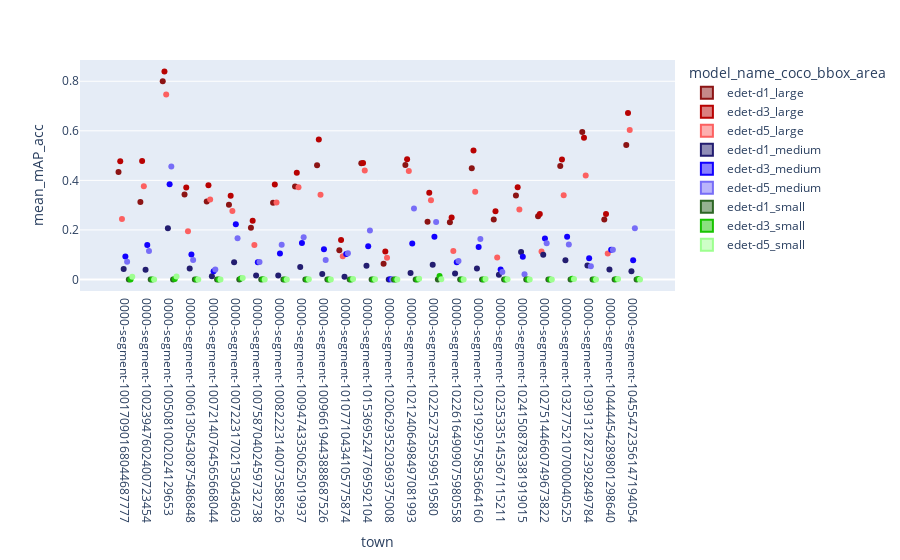

The notebook cell this image was saved under:
### Code cell
import plotly.express as px

df = df.sort_values(by=["town", "coco_metric"])
fig = px.violin(df.loc[((df["model_name"] == "edet-d1") | (df["model_name"] == "edet-d3") | (df["model_name"] == "edet-d5")) & (df["coco_AP-AR"] == "AP") & (df["coco_bbox_area"] != "all") & (df["resolution"] == "(1080, 1920)") & (df["coco_max_det"] == "100") & (df["coco_iou"] == "0.50:0.95")],
                y="mean_mAP_acc", x="town", color="model_name_coco_bbox_area", box=True, points="all", hover_data=["model_name", "resolution", "mean_lat", "mean_mAP_acc", "coco_metric", "run_name", "index"],
                category_orders={"model_name_coco_bbox_area": 
                                 ['edet-d1_large', 'edet-d3_large', 'edet-d5_large', 'edet-d1_medium', 'edet-d3_medium', 'edet-d5_medium', 'edet-d1_small', 'edet-d3_small', 'edet-d5_small']
                                },
                color_discrete_sequence=["#8c1414", "#b80202", "#fc6060", "#231d70", "#1200ff", "#776df7", "#2d6625", "#18c400", "#9dff8f"]
               )
fig.show()

### Figure 1 — Plotly figure (JSON) as saved in the notebook; plotly's stock layout.template omitted (floating-point values rounded to 4 significant figures; data arrays with more than 128 entries replaced by an {"elided": "..."} marker saying what was removed)
{"data": [{"alignmentgroup": "True", "box": {"visible": true}, "customdata": {"elided": "24x7 mixed values"}, "hovertemplate": "model_name_coco_bbox_area=edet-d1_large<br>town=%{x}<br>mean_mAP_acc=%{customdata[3]}<br>model_name=%{customdata[0]}<br>resolution=%{customdata[1]}<br>mean_lat=%{customdata[2]}<br>coco_metric=%{customdata[4]}<br>run_name=%{customdata[5]}<br>index=%{customdata[6]}<extra></extra>", "legendgroup": "edet-d1_large", "marker": {"color": "#8c1414"}, "name": "edet-d1_large", "offsetgroup": "edet-d1_large", "orientation": "v", "points": "all", "scalegroup": "True", "showlegend": true, "type": "violin", "x": ["0000-segment-10017090168044687777", "0000-segment-10023947602400723454", "0000-segment-1005081002024129653", "0000-segment-10061305430875486848", "0000-segment-10072140764565668044", "0000-segment-10072231702153043603", "0000-segment-10075870402459732738", "0000-segment-10082223140073588526", "0000-segment-10094743350625019937", "0000-segment-10096619443888687526", "0000-segment-10107710434105775874", "0000-segment-10153695247769592104", "0000-segment-10206293520369375008", "0000-segment-10212406498497081993", "0000-segment-1022527355599519580", "0000-segment-10226164909075980558", "0000-segment-10231929575853664160", "0000-segment-10235335145367115211", "0000-segment-10241508783381919015", "0000-segment-10275144660749673822", "0000-segment-10327752107000040525", "0000-segment-10391312872392849784", "0000-segment-10444454289801298640", "0000-segment-10455472356147194054"], "x0": " ", "xaxis": "x", "y": [0.4336, 0.3126, 0.8001, 0.3428, 0.3144, 0.3014, 0.2082, 0.3093, 0.375, 0.4608, 0.1178, 0.4692, 0.06382, 0.4623, 0.2325, 0.2309, 0.4488, 0.2422, 0.3385, 0.2551, 0.4582, 0.5955, 0.2415, 0.5429], "y0": " ", "yaxis": "y"}, {"alignmentgroup": "True", "box": {"visible": true}, "customdata": {"elided": "24x7 mixed values"}, "hovertemplate": "model_name_coco_bbox_area=edet-d3_large<br>town=%{x}<br>mean_mAP_acc=%{customdata[3]}<br>model_name=%{customdata[0]}<br>resolution=%{customdata[1]}<br>mean_lat=%{customdata[2]}<br>coco_metric=%{customdata[4]}<br>run_name=%{customdata[5]}<br>index=%{customdata[6]}<extra></extra>", "legendgroup": "edet-d3_large", "marker": {"color": "#b80202"}, "name": "edet-d3_large", "offsetgroup": "edet-d3_large", "orientation": "v", "points": "all", "scalegroup": "True", "showlegend": true, "type": "violin", "x": ["0000-segment-10017090168044687777", "0000-segment-10023947602400723454", "0000-segment-1005081002024129653", "0000-segment-10061305430875486848", "0000-segment-10072140764565668044", "0000-segment-10072231702153043603", "0000-segment-10075870402459732738", "0000-segment-10082223140073588526", "0000-segment-10094743350625019937", "0000-segment-10096619443888687526", "0000-segment-10107710434105775874", "0000-segment-10153695247769592104", "0000-segment-10206293520369375008", "0000-segment-10212406498497081993", "0000-segment-1022527355599519580", "0000-segment-10226164909075980558", "0000-segment-10231929575853664160", "0000-segment-10235335145367115211", "0000-segment-10241508783381919015", "0000-segment-10275144660749673822", "0000-segment-10327752107000040525", "0000-segment-10391312872392849784", "0000-segment-10444454289801298640", "0000-segment-10455472356147194054"], "x0": " ", "xaxis": "x", "y": [0.4768, 0.4784, 0.8392, 0.3715, 0.3805, 0.3375, 0.237, 0.3838, 0.4304, 0.5652, 0.1597, 0.4696, 0.1128, 0.4852, 0.3502, 0.2497, 0.5207, 0.2755, 0.3725, 0.2641, 0.4841, 0.5725, 0.2646, 0.6723], "y0": " ", "yaxis": "y"}, {"alignmentgroup": "True", "box": {"visible": true}, "customdata": {"elided": "24x7 mixed values"}, "hovertemplate": "model_name_coco_bbox_area=edet-d5_large<br>town=%{x}<br>mean_mAP_acc=%{customdata[3]}<br>model_name=%{customdata[0]}<br>resolution=%{customdata[1]}<br>mean_lat=%{customdata[2]}<br>coco_metric=%{customdata[4]}<br>run_name=%{customdata[5]}<br>index=%{customdata[6]}<extra></extra>", "legendgroup": "edet-d5_large", "marker": {"color": "#fc6060"}, "name": "edet-d5_large", "offsetgroup": "edet-d5_large", "orientation": "v", "points": "all", "scalegroup": "True", "showlegend": true, "type": "violin", "x": ["0000-segment-10017090168044687777", "0000-segment-10023947602400723454", "0000-segment-1005081002024129653", "0000-segment-10061305430875486848", "0000-segment-10072140764565668044", "0000-segment-10072231702153043603", "0000-segment-10075870402459732738", "0000-segment-10082223140073588526", "0000-segment-10094743350625019937", "0000-segment-10096619443888687526", "0000-segment-10107710434105775874", "0000-segment-10153695247769592104", "0000-segment-10206293520369375008", "0000-segment-10212406498497081993", "0000-segment-1022527355599519580", "0000-segment-10226164909075980558", "0000-segment-10231929575853664160", "0000-segment-10235335145367115211", "0000-segment-10241508783381919015", "0000-segment-10275144660749673822", "0000-segment-10327752107000040525", "0000-segment-10391312872392849784", "0000-segment-10444454289801298640", "0000-segment-10455472356147194054"], "x0": " ", "xaxis": "x", "y": [0.2443, 0.3764, 0.747, 0.1949, 0.3231, 0.2759, 0.1391, 0.3104, 0.372, 0.3421, 0.09333, 0.4396, 0.08754, 0.4377, 0.32, 0.1147, 0.3539, 0.08872, 0.2819, 0.1133, 0.34, 0.4194, 0.105, 0.6032], "y0": " ", "yaxis": "y"}, {"alignmentgroup": "True", "box": {"visible": true}, "customdata": {"elided": "24x7 mixed values"}, "hovertemplate": "model_name_coco_bbox_area=edet-d1_medium<br>town=%{x}<br>mean_mAP_acc=%{customdata[3]}<br>model_name=%{customdata[0]}<br>resolution=%{customdata[1]}<br>mean_lat=%{customdata[2]}<br>coco_metric=%{customdata[4]}<br>run_name=%{customdata[5]}<br>index=%{customdata[6]}<extra></extra>", "legendgroup": "edet-d1_medium", "marker": {"color": "#231d70"}, "name": "edet-d1_medium", "offsetgroup": "edet-d1_medium", "orientation": "v", "points": "all", "scalegroup": "True", "showlegend": true, "type": "violin", "x": ["0000-segment-10017090168044687777", "0000-segment-10023947602400723454", "0000-segment-1005081002024129653", "0000-segment-10061305430875486848", "0000-segment-10072140764565668044", "0000-segment-10072231702153043603", "0000-segment-10075870402459732738", "0000-segment-10082223140073588526", "0000-segment-10094743350625019937", "0000-segment-10096619443888687526", "0000-segment-10107710434105775874", "0000-segment-10153695247769592104", "0000-segment-10206293520369375008", "0000-segment-10212406498497081993", "0000-segment-1022527355599519580", "0000-segment-10226164909075980558", "0000-segment-10231929575853664160", "0000-segment-10235335145367115211", "0000-segment-10241508783381919015", "0000-segment-10275144660749673822", "0000-segment-10327752107000040525", "0000-segment-10391312872392849784", "0000-segment-10444454289801298640", "0000-segment-10455472356147194054"], "x0": " ", "xaxis": "x", "y": [0.04242, 0.03903, 0.2069, 0.04448, 0.01287, 0.06981, 0.01634, 0.01593, 0.05053, 0.02203, 0.01081, 0.05578, 0, 0.02643, 0.0597, 0.02399, 0.04439, 0.01862, 0.1105, 0.09983, 0.0774, 0.05673, 0.03989, 0.03347], "y0": " ", "yaxis": "y"}, {"alignmentgroup": "True", "box": {"visible": true}, "customdata": {"elided": "24x7 mixed values"}, "hovertemplate": "model_name_coco_bbox_area=edet-d3_medium<br>town=%{x}<br>mean_mAP_acc=%{customdata[3]}<br>model_name=%{customdata[0]}<br>resolution=%{customdata[1]}<br>mean_lat=%{customdata[2]}<br>coco_metric=%{customdata[4]}<br>run_name=%{customdata[5]}<br>index=%{customdata[6]}<extra></extra>", "legendgroup": "edet-d3_medium", "marker": {"color": "#1200ff"}, "name": "edet-d3_medium", "offsetgroup": "edet-d3_medium", "orientation": "v", "points": "all", "scalegroup": "True", "showlegend": true, "type": "violin", "x": ["0000-segment-10017090168044687777", "0000-segment-10023947602400723454", "0000-segment-1005081002024129653", "0000-segment-10061305430875486848", "0000-segment-10072140764565668044", "0000-segment-10072231702153043603", "0000-segment-10075870402459732738", "0000-segment-10082223140073588526", "0000-segment-10094743350625019937", "0000-segment-10096619443888687526", "0000-segment-10107710434105775874", "0000-segment-10153695247769592104", "0000-segment-10206293520369375008", "0000-segment-10212406498497081993", "0000-segment-1022527355599519580", "0000-segment-10226164909075980558", "0000-segment-10231929575853664160", "0000-segment-10235335145367115211", "0000-segment-10241508783381919015", "0000-segment-10275144660749673822", "0000-segment-10327752107000040525", "0000-segment-10391312872392849784", "0000-segment-10444454289801298640", "0000-segment-10455472356147194054"], "x0": " ", "xaxis": "x", "y": [0.09219, 0.1388, 0.384, 0.1005, 0.03262, 0.2228, 0.06978, 0.1046, 0.1469, 0.1217, 0.103, 0.1335, 0.0009637, 0.145, 0.1725, 0.06984, 0.1314, 0.03966, 0.09162, 0.1657, 0.1726, 0.0855, 0.1195, 0.078], "y0": " ", "yaxis": "y"}, {"alignmentgroup": "True", "box": {"visible": true}, "customdata": {"elided": "24x7 mixed values"}, "hovertemplate": "model_name_coco_bbox_area=edet-d5_medium<br>town=%{x}<br>mean_mAP_acc=%{customdata[3]}<br>model_name=%{customdata[0]}<br>resolution=%{customdata[1]}<br>mean_lat=%{customdata[2]}<br>coco_metric=%{customdata[4]}<br>run_name=%{customdata[5]}<br>index=%{customdata[6]}<extra></extra>", "legendgroup": "edet-d5_medium", "marker": {"color": "#776df7"}, "name": "edet-d5_medium", "offsetgroup": "edet-d5_medium", "orientation": "v", "points": "all", "scalegroup": "True", "showlegend": true, "type": "violin", "x": ["0000-segment-10017090168044687777", "0000-segment-10023947602400723454", "0000-segment-1005081002024129653", "0000-segment-10061305430875486848", "0000-segment-10072140764565668044", "0000-segment-10072231702153043603", "0000-segment-10075870402459732738", "0000-segment-10082223140073588526", "0000-segment-10094743350625019937", "0000-segment-10096619443888687526", "0000-segment-10107710434105775874", "0000-segment-10153695247769592104", "0000-segment-10206293520369375008", "0000-segment-10212406498497081993", "0000-segment-1022527355599519580", "0000-segment-10226164909075980558", "0000-segment-10231929575853664160", "0000-segment-10235335145367115211", "0000-segment-10241508783381919015", "0000-segment-10275144660749673822", "0000-segment-10327752107000040525", "0000-segment-10391312872392849784", "0000-segment-10444454289801298640", "0000-segment-10455472356147194054"], "x0": " ", "xaxis": "x", "y": [0.07167, 0.1147, 0.4561, 0.07835, 0.04044, 0.1667, 0.07035, 0.1396, 0.1707, 0.07831, 0.106, 0.1972, 0.000181, 0.2865, 0.2315, 0.07433, 0.1636, 0.02995, 0.02111, 0.1462, 0.1413, 0.0537, 0.1199, 0.2062], "y0": " ", "yaxis": "y"}, {"alignmentgroup": "True", "box": {"visible": true}, "customdata": {"elided": "24x7 mixed values"}, "hovertemplate": "model_name_coco_bbox_area=edet-d1_small<br>town=%{x}<br>mean_mAP_acc=%{customdata[3]}<br>model_name=%{customdata[0]}<br>resolution=%{customdata[1]}<br>mean_lat=%{customdata[2]}<br>coco_metric=%{customdata[4]}<br>run_name=%{customdata[5]}<br>index=%{customdata[6]}<extra></extra>", "legendgroup": "edet-d1_small", "marker": {"color": "#2d6625"}, "name": "edet-d1_small", "offsetgroup": "edet-d1_small", "orientation": "v", "points": "all", "scalegroup": "True", "showlegend": true, "type": "violin", "x": ["0000-segment-10017090168044687777", "0000-segment-10023947602400723454", "0000-segment-1005081002024129653", "0000-segment-10061305430875486848", "0000-segment-10072140764565668044", "0000-segment-10072231702153043603", "0000-segment-10075870402459732738", "0000-segment-10082223140073588526", "0000-segment-10094743350625019937", "0000-segment-10096619443888687526", "0000-segment-10107710434105775874", "0000-segment-10153695247769592104", "0000-segment-10206293520369375008", "0000-segment-10212406498497081993", "0000-segment-1022527355599519580", "0000-segment-10226164909075980558", "0000-segment-10231929575853664160", "0000-segment-10235335145367115211", "0000-segment-10241508783381919015", "0000-segment-10275144660749673822", "0000-segment-10327752107000040525", "0000-segment-10391312872392849784", "0000-segment-10444454289801298640", "0000-segment-10455472356147194054"], "x0": " ", "xaxis": "x", "y": [0, 2.159e-05, 0, 0, 0, 0, 0, 0, 0, 0, 0, 9.574e-05, 0, 0, 0, 0, 7.979e-05, 0, 0, 0, 0, 0, 0, 0.0001479], "y0": " ", "yaxis": "y"}, {"alignmentgroup": "True", "box": {"visible": true}, "customdata": {"elided": "24x7 mixed values"}, "hovertemplate": "model_name_coco_bbox_area=edet-d3_small<br>town=%{x}<br>mean_mAP_acc=%{customdata[3]}<br>model_name=%{customdata[0]}<br>resolution=%{customdata[1]}<br>mean_lat=%{customdata[2]}<br>coco_metric=%{customdata[4]}<br>run_name=%{customdata[5]}<br>index=%{customdata[6]}<extra></extra>", "legendgroup": "edet-d3_small", "marker": {"color": "#18c400"}, "name": "edet-d3_small", "offsetgroup": "edet-d3_small", "orientation": "v", "points": "all", "scalegroup": "True", "showlegend": true, "type": "violin", "x": ["0000-segment-10017090168044687777", "0000-segment-10023947602400723454", "0000-segment-1005081002024129653", "0000-segment-10061305430875486848", "0000-segment-10072140764565668044", "0000-segment-10072231702153043603", "0000-segment-10075870402459732738", "0000-segment-10082223140073588526", "0000-segment-10094743350625019937", "0000-segment-10096619443888687526", "0000-segment-10107710434105775874", "0000-segment-10153695247769592104", "0000-segment-10206293520369375008", "0000-segment-10212406498497081993", "0000-segment-1022527355599519580", "0000-segment-10226164909075980558", "0000-segment-10231929575853664160", "0000-segment-10235335145367115211", "0000-segment-10241508783381919015", "0000-segment-10275144660749673822", "0000-segment-10327752107000040525", "0000-segment-10391312872392849784", "0000-segment-10444454289801298640", "0000-segment-10455472356147194054"], "x0": " ", "xaxis": "x", "y": [0, 0.0001368, 0.002235, 0, 0, 0.003793, 0.0006761, 0, 5.319e-05, 0, 0, 0.0001064, 0, 0, 0.01367, 0, 0, 0, 0, 0, 0.00306, 0, 0.001079, 0.001316], "y0": " ", "yaxis": "y"}, {"alignmentgroup": "True", "box": {"visible": true}, "customdata": {"elided": "24x7 mixed values"}, "hovertemplate": "model_name_coco_bbox_area=edet-d5_small<br>town=%{x}<br>mean_mAP_acc=%{customdata[3]}<br>model_name=%{customdata[0]}<br>resolution=%{customdata[1]}<br>mean_lat=%{customdata[2]}<br>coco_metric=%{customdata[4]}<br>run_name=%{customdata[5]}<br>index=%{customdata[6]}<extra></extra>", "legendgroup": "edet-d5_small", "marker": {"color": "#9dff8f"}, "name": "edet-d5_small", "offsetgroup": "edet-d5_small", "orientation": "v", "points": "all", "scalegroup": "True", "showlegend": true, "type": "violin", "x": ["0000-segment-10017090168044687777", "0000-segment-10023947602400723454", "0000-segment-1005081002024129653", "0000-segment-10061305430875486848", "0000-segment-10072140764565668044", "0000-segment-10072231702153043603", "0000-segment-10075870402459732738", "0000-segment-10082223140073588526", "0000-segment-10094743350625019937", "0000-segment-10096619443888687526", "0000-segment-10107710434105775874", "0000-segment-10153695247769592104", "0000-segment-10206293520369375008", "0000-segment-10212406498497081993", "0000-segment-1022527355599519580", "0000-segment-10226164909075980558", "0000-segment-10231929575853664160", "0000-segment-10235335145367115211", "0000-segment-10241508783381919015", "0000-segment-10275144660749673822", "0000-segment-10327752107000040525", "0000-segment-10391312872392849784", "0000-segment-10444454289801298640", "0000-segment-10455472356147194054"], "x0": " ", "xaxis": "x", "y": [0.01115, 0, 0.01235, 0, 0, 0.005971, 0, 0, 0.001119, 0, 0.001696, 0.0005108, 0, 0.003095, 0.000743, 0, 0.002087, 0.0003277, 0, 0, 0.001336, 0.0001136, 0.001527, 0.0002872], "y0": " ", "yaxis": "y"}], "layout": {"autosize": true, "legend": {"title": {"text": "model_name_coco_bbox_area"}, "tracegroupgap": 0}, "margin": {"t": 60}, "violinmode": "group", "xaxis": {"anchor": "y", "autorange": true, "domain": [0, 1], "range": [-2.007, 24.84], "title": {"text": "town"}, "type": "category"}, "yaxis": {"anchor": "x", "autorange": true, "domain": [0, 1], "range": [-0.04662, 0.8859], "title": {"text": "mean_mAP_acc"}, "type": "linear"}}}
